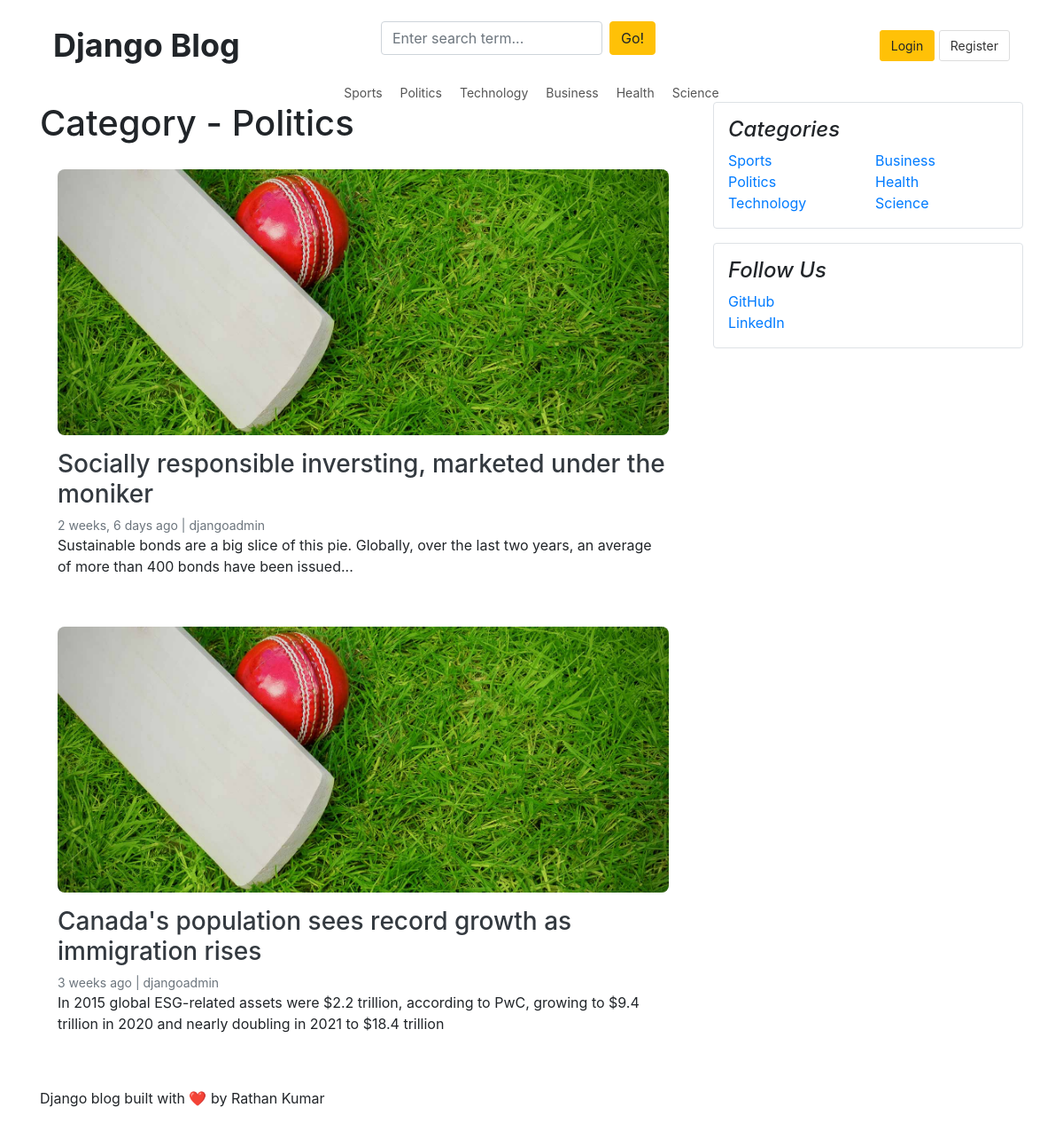
The app's page /category/2/ with its own data.
### blog/models.py (models this page shows, shortened)
class Category(models.Model):
    category_name = models.CharField(max_length=50, unique=True)
    created_at = models.DateTimeField(auto_now_add=True)
    updated_at = models.DateTimeField(auto_now=True)
    class Meta:
        verbose_name_plural = 'categories'

class Blog(models.Model):
    title = models.CharField(max_length=100)
    slug = models.SlugField(max_length=150, unique=True, blank=True)
    category = models.ForeignKey(Category, on_delete=models.CASCADE)
    author = models.ForeignKey(User, on_delete=models.CASCADE)
    featured_image = models.ImageField(upload_to='uploads/%Y/%m/%d')
    short_description = models.TextField(max_length=500)
    blog_body = models.TextField(max_length=2000)
    status = models.CharField(max_length=20, choices=STATUS_CHOICES, default="Draft")
    is_featured = models.BooleanField(default=False)
    created_at = models.DateTimeField(auto_now_add=True)
    updated_at = models.DateTimeField(auto_now=True)

class SocialLink(models.Model):
    platform = models.CharField(max_length=50)  # GitHub, LinkedIn, YouTube, etc.
    link = models.URLField(max_length=200)
    icon = models.CharField(max_length=50, blank=True, null=True)  # Font Awesome icon name
    created_at = models.DateTimeField(auto_now_add=True)
    updated_at = models.DateTimeField(auto_now=True)
    class Meta:
        verbose_name_plural = 'Social Links'

### blog/views.py (the view)
# urls.py: path('category/<int:category_id>/', views.posts_by_category, name='category'),
def posts_by_category(request, category_id):
    category = get_object_or_404(Category, id=category_id)
    posts = Blog.objects.filter(
        category=category,
        status='Published'
    ).order_by('-created_at')
    paginator = Paginator(posts, 3)  # Show 3 posts per page
    page_number = request.GET.get('page')
    page_obj = paginator.get_page(page_number)
    context = {
        'category': category,
        'posts': page_obj,  # Changed from 'posts' to 'page_obj'
        'active_category': category.id,
    }
    return render(request, 'posts_by_category.html', context)

### blog/context_processor.py (called while the page is built)
def categories_processor(request):
    try:
        categories = Category.objects.all()
        return {'categories': categories}
    except:
        return {'categories': []}

def social_links_processor(request):
    try:
        social_links = SocialLink.objects.all()
        return {'social_links': social_links}
    except:
        return {'social_links': []}

def about_processor(request):
    try:
        about = AboutUs.objects.first()
        return {'about': about}
    except:
        return {'about': None}

### blog_main/templates/posts_by_category.html (shortened to what this page needs)
﻿{% extends 'base.html' %}
{% block content %}
<div class="row">
    <div class="col-md-8 blog-main">
        <h1 class="category-title">
            Category - {{ category.category_name }}
        </h1>
        {% if posts %}
            {% for post in posts %}
                <div class="card border-0 mb-3">
                    <div class="card-body">
                        {% if post.featured_image %}
                            <img src="{{ post.featured_image.url }}"
                                 class="img-fluid mb-3"
                                 alt="{{ post.title }}"
                                 style="width:100%; max-height:300px; object-fit:cover; border-radius:8px;">
                        {% endif %}
                        <h3>
                            <a href="{% url 'blog' post.slug %}" class="text-dark">
                                {{ post.title }}
                            </a>
                        </h3>
                        <small class="mb-1 text-muted">
                            {{ post.created_at|timesince }} ago | {{ post.author }}
                        </small>
                        <p class="card-text">
                            {{ post.short_description|truncatewords:25 }}
                        </p>
                    </div>
                </div>
            {% endfor %}
        {% else %}
            <p>No posts found in this category.</p>
        {% endif %}
    </div>
    <aside class="col-md-4 blog-sidebar">
        <div class="p-3 mb-3 bg-white border rounded">
            <h4 class="font-italic">Categories</h4>
            <ol class="list-unstyled mb-0" style="column-count: 2;">
                {% if categories %}
                    {% for cat in categories %}
                        <li>
                            <a href="{% url 'category' cat.id %}" style="color:#007bff; text-decoration:none;">
                                {{ cat.category_name }}
                            </a>
                        </li>
                    {% endfor %}
                {% else %}
                    <li>No categories found.</li>
                {% endif %}
            </ol>
        </div>
        <div class="p-3 mb-3 bg-white border rounded">
            <h4 class="font-italic">Follow Us</h4>
            <ol class="list-unstyled mb-0">
                {% if social_links %}
                    {% for link in social_links %}
                        <li>
                            <a href="{{ link.link }}" target="_blank" style="color:#007bff; text-decoration:none;">
                                {{ link.platform }}
                            </a>
                        </li>
                    {% endfor %}
                {% else %}
                    <li><a href="#" style="color:#007bff; text-decoration:none;">GitHub</a></li>
                    <li><a href="#" style="color:#007bff; text-decoration:none;">LinkedIn</a></li>
                {% endif %}
            </ol>
        </div>
    </aside>
</div>
{% endblock %}

### blog_main/templates/base.html (shortened to what this page needs)
{% load static %}
<!DOCTYPE html>
<html lang="en">
<head>
    <link
        rel="stylesheet"
        href="https://cdn.jsdelivr.net/npm/bootstrap@4.6.2/dist/css/bootstrap.min.css"
    >
    <link
        rel="stylesheet"
        href="{% static 'css/blog.css' %}"
    >
</head>
<body>
<div class="container">
    <header class="blog-header">
        <div class="container">
            <div class="row align-items-center mb-3">
                <div class="col-md-4">
                    <a
                        href="{% url 'home' %}"
                        class="blog-header-logo"
                        style="
                            font-size: 36px;
                            font-weight: bold;
                            color: #212529;
                            text-decoration: none;
                        "
                    >
                        Django Blog
                    </a>
                </div>
                <div class="col-md-5">
                    <form
                        method="GET"
                        action="{% url 'search' %}"
                        class="form-inline"
                    >
                        <input
                            type="text"
                            name="keyword"
                            class="form-control"
                            placeholder="Enter search term..."
                            style="width: 250px;"
                        >
                        <button
                            type="submit"
                            class="btn btn-warning ml-2"
                        >
                            Go!
                        </button>
                    </form>
                </div>
                <div class="col-md-3 text-right">
                    {% if user.is_authenticated %}
                        <form
                            method="POST"
                            action="{% url 'logout' %}"
                            style="display: inline;"
                        >
                            {% csrf_token %}
                            <button
                                type="submit"
                                class="btn btn-link"
                                style="
                                    color: #007bff;
                                    text-decoration: none;
                                    padding: 6px 12px;
                                "
                            >
                                Logout
                            </button>
                        </form>
                    {% else %}
                        <a
                            href="{% url 'login' %}"
                            class="auth-btn signin-btn"
                        >
                            Login
                        </a>
                        <a
                            href="{% url 'register' %}"
                            class="auth-btn register-btn"
                        >
                            Register
                        </a>
                    {% endif %}
                </div>
            </div>
            <div class="row">
                <div class="col-12">
                    <nav
                        class="category-nav d-flex justify-content-center flex-wrap"
                        style="gap: 20px;"
                    >
                        {% for cat in categories %}
                            <a
                                href="{% url 'category' cat.id %}"
                                style="
                                    color: #555;
                                    text-decoration: none;
                                    font-size: 14px;
                                "
                            >
                                {{ cat.category_name }}
                            </a>
                        {% endfor %}
                    </nav>
                </div>
            </div>
        </div>
    </header>
    {% block content %}
    {% endblock %}
    <footer class="blog-footer mt-4">
        <p>
            Django blog built with ❤️ by Rathan Kumar
        </p>
    </footer>
</div>
</body>
</html>

### blog_main/static/css/blog.css (style rules this page uses)
.auth-btn { padding: 6px 12px; font-size: 14px; border-radius: 3px; text-decoration: none; border: 1px solid #ddd; cursor: pointer; transition: all 0.2s ease; display: inline-block; }
.signin-btn { background-color: #ffc107; color: #212529; border-color: #ffc107; }
.register-btn { background-color: #ffffff; color: #333333; border-color: #dddddd; }

### records on screen
Category: category_name "Sports"
Category: category_name "Politics"
Category: category_name "Technology"
Category: category_name "Business"
Category: category_name "Health"
Category: category_name "Science"
Blog: featured_image (picture), title "Socially responsible inversting, marketed under the moniker", created_at "2 weeks, 6 days", author "djangoadmin", short_description "Sustainable bonds are a big slice of this pie. Globally, over the last two years, an average of more than 400 bonds have been issued..."
Blog: featured_image (picture), title "Canada's population sees record growth as immigration rises", created_at "3 weeks", author "djangoadmin", short_description "In 2015 global ESG-related assets were $2.2 trillion, according to PwC, growing to $9.4 trillion in 2020 and nearly doubling in 2021 to $18.4 trillion"
SocialLink: platform "GitHub"
SocialLink: platform "LinkedIn"
